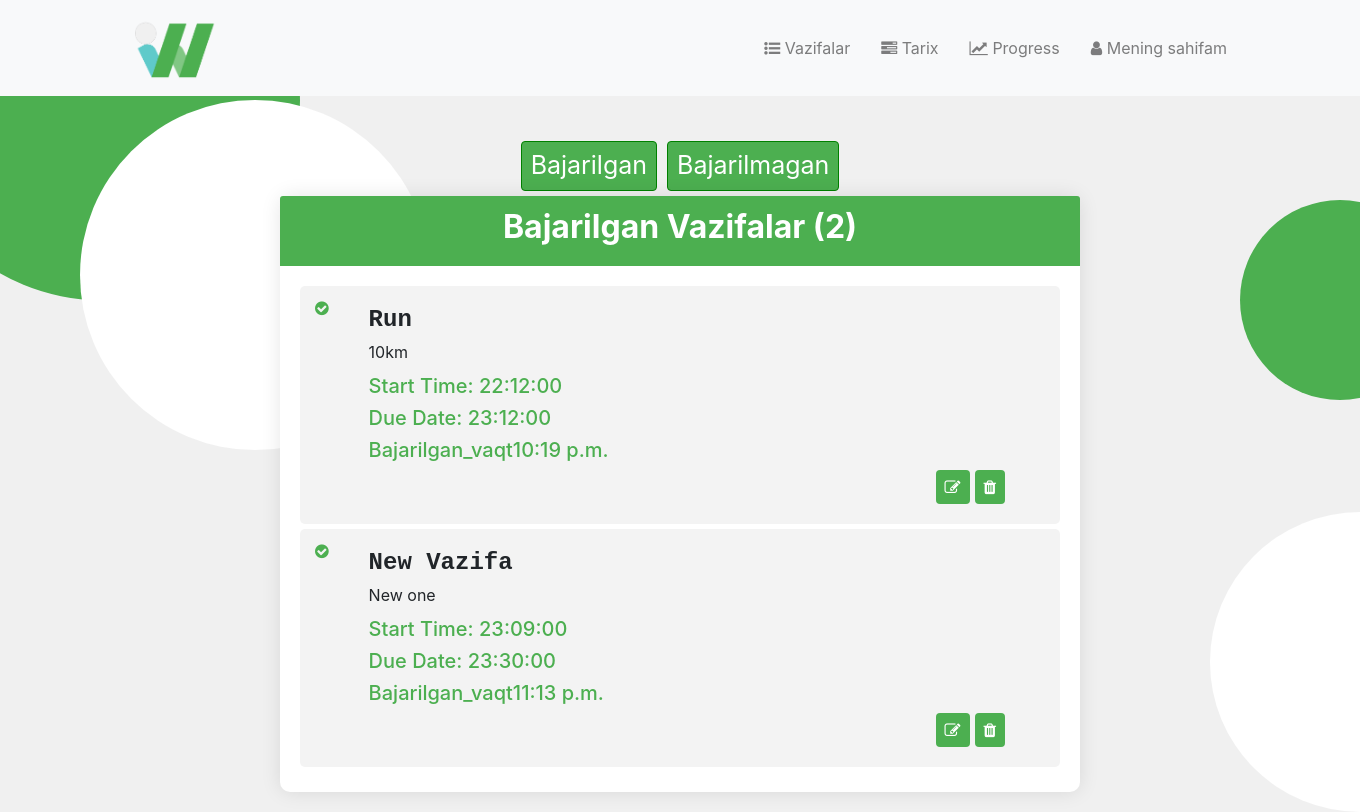
The app's page /bajarilganVazifalar/46/ (signed in) with its own data.
### to_do_list/models.py (models this page shows, shortened)
class VazifaModel(models.Model):
    foydalanuvchi = models.ForeignKey(User, on_delete=models.CASCADE, null=True, blank=True)
    sarlavha = models.CharField(verbose_name="vazifa", max_length=200)
    tuliq_malumot = models.TextField()
    boshlanish_vaqti = models.TimeField(null=True, blank=True)
    tugatish_muddati = models.TimeField(null=True, blank=True)
    bajarilgan_date = models.ForeignKey(DateBajarildiModel, on_delete=models.CASCADE, null=True, blank=True)
    bajarilgan_vaqt =  models.TimeField(null=True, blank=True)
    bajarildi = models.BooleanField(default=False)

### to_do_list/views.py (the view)
# urls.py: path("bajarilganVazifalar/<int:idMe>/", views.bajarilganVazifalar, name='bajarilganVazifalar'),
@login_required
def bajarilganVazifalar(request, idMe):
    suralgan_date = get_object_or_404(DateBajarildiModel, id=idMe)
    bajarilgan = VazifaModel.objects.filter(
        bajarilgan_date=suralgan_date,
        foydalanuvchi=request.user,
        bajarildi=True).values()
    return render(request, "to_do_list/filteredHistoryVazifalar.html", {"bajarilgan": bajarilgan,
                                                                        'idMe': idMe,
                                                                        'len_bajarilgan': len(bajarilgan),
                                                                        'suralgan_date': suralgan_date})

### to_do_list/templates/to_do_list/filteredHistoryVazifalar.html (shortened to what this page needs)
{% extends 'to_do_list/layout.html' %}
{% block head %}
    {% load static %}
    <link rel="stylesheet" href="{% static 'to_do_list/filterHistory.css' %}">
{% endblock %}
{% block content %}
    <div class="container justify-content-center card-body" id="done_undone">
        <div class="row">
            <div class="col done">
                <form action="{% url 'bajarilganVazifalar' idMe %}" method="get" class="done">
                    <button type="submit" class="btn">Bajarilgan</button>
                </form>
            </div>
            <div class="col undone">
                <form action="{% url 'unBajarilganVazifalar' idMe %}" method="get" class="undone">
                    <button type="submit" class="btn">Bajarilmagan</button>
                </form>
            </div>
        </div>
    </div>
    <div class="container">
        <div class="row justify-content-center">
            <div class="card">
                {% if bajarilgan %}
                <div class="card-header">
                    <h2><strong>Bajarilgan Vazifalar ({{len_bajarilgan}})</strong></h2>
                </div>
                {% endif %}
                <div class="card-body">
                    <div class="task-list">
                        {% for i in bajarilgan %}
                        <div class="item">
                            <div class="check check-green">
                                <i class="fa fa-check-circle"></i>
                            </div>
                            <div class="task-item">
                                <h1><strong>{{ i.sarlavha }}</strong></h1>
                                <p>{{ i.tuliq_malumot }}</p>
                                <h5>Start Time: {{ i.boshlanish_vaqti|time:"H:i:s" }}</h5>
                                <h5>Due Date: {{ i.tugatish_muddati|time:"H:i:s" }}</h5>
                                <h5>Bajarilgan_vaqt{{ i.bajarilgan_vaqt }}</h5>
                                <div class="edit_del">
                                    <form action="{% url 'updateVazifa' i.id %}">
                                        <button class="btn"><i class="fa fa-edit"></i></button>
                                    </form>
                                    <form action="{% url 'deleteVazifa' i.id %}" method="post">
                                        <button type="submit" class="btn del"><i class="fa fa-trash"></i></button>
                                    </form>
                                </div>
                            </div>
                        </div>
                        {% endfor %}
                    </div>
                </div>
            </div>
        </div>
    </div>
{% endblock %}

### to_do_list/static/to_do_list/filterHistory.css (style rules this page uses)
#done_undone { display: flex; background-color: #f0f0f0; box-shadow: none; }
.done { display: flex; justify-content:end; align-items: end; }
.col { display: flexbox; padding-right: 0px; padding-left: 0px; }
.row { display: flex; }
.undone { display: flexbox; }
.done button, .undone button { height: 50px; font-size:25px; margin: 5px; margin-bottom: -15px; border: 1px solid green; }
.check-green { color: #4caf50; }
body { background-color: #f0f0f0; padding: 20px; }
.card { max-width: 800px; width: 800px; margin: 0 auto; border: none; border-radius: 10px; background-color: #fff; box-shadow: 0 0 20px rgba(0, 0, 0, 0.1); }
.card-header { background-color: #4caf50; color: #fff; text-align: center; font-weight: bold; border-bottom: none; border-top-left-radius: 10px; border-top-right-radius: 10px; }
.item { display: flex; padding: 10px; padding-left: 15px; margin-bottom: 5px; background-color: #f0f0f0ce; border-radius: 5px; }
.task-list { display:flex-box; }
.task-item { border-bottom: 3px solid #eee; padding: 10px; width: 90%; box-sizing: border-box; margin: 0 auto; }
.task-item:last-child { border-bottom: none; }
.task-item h1 { font-size: 24px; margin-bottom: 5px; font-family: 'Courier New', Courier, monospace; }
.task-item p { font-size: 16px; margin-bottom: 10px; }
.task-item h5 { color: #4caf50; }
.edit_del { display: flex; padding-right: 0%; padding-left: auto; justify-content: end; align-items: end; }
.btn { background-color: #4caf50; border: none; color: white; padding: 5px 9px; font-size: 16px; cursor: pointer; display: block; margin-right: 5px; }

### records on screen
VazifaModel: sarlavha "Run", tuliq_malumot "10km", boshlanish_vaqti "22:12:00", tugatish_muddati "23:12:00", bajarilgan_vaqt "10:19 p.m."
VazifaModel: sarlavha "New Vazifa", tuliq_malumot "New one", boshlanish_vaqti "23:09:00", tugatish_muddati "23:30:00", bajarilgan_vaqt "11:13 p.m."

### other values on screen
{{ len_bajarilgan }} "2"
